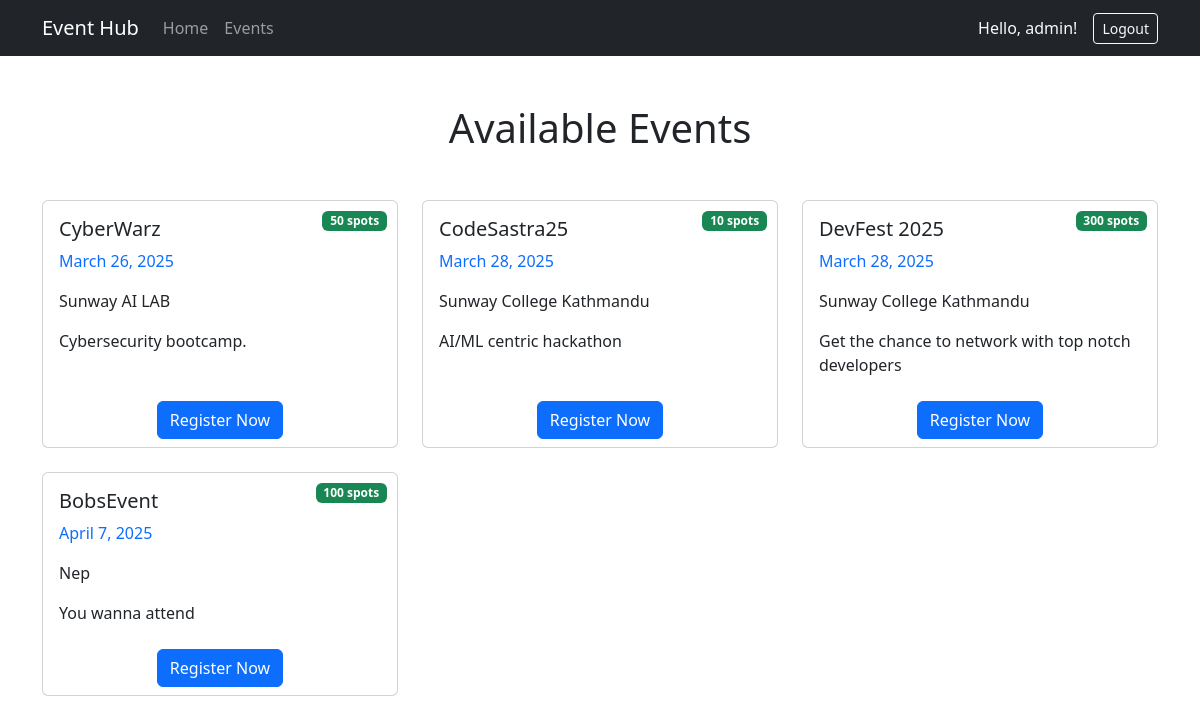
Screenshot of /event-registration/ (signed in) with the database file from the repository.
### events/models.py (models this page shows, shortened)
class Event(models.Model):
    title = models.CharField(max_length=200)
    description = models.TextField()
    date = models.DateTimeField(default=timezone.now)
    location = models.CharField(max_length=200)
    capacity = models.PositiveBigIntegerField()
    created_by = models.ForeignKey(User, on_delete=models.CASCADE, related_name='created_events')
    created_at = models.DateTimeField(auto_now_add=True)
    updated_at = models.DateTimeField(auto_now=True)
    @property
    def spots_left(self):
        from event_registration.models import Registration
        registered = Registration.objects.filter(event=self).count()
        return max(0, self.capacity - registered)
    @property
    def is_full(self):
        return self.spots_left == 0

### event_registration/views.py (the view)
# urls.py: path('', views.event_list, name='event_list'),
def event_list(request):
    events = Event.objects.all().order_by("date")
    return render(request, "event_registration/event_list.html", {"events": events})

### event_registration/templates/event_registration/event_list.html (shortened to what this page needs)
<!DOCTYPE html>
<html lang="en">
<head>
    <link href="https://cdn.jsdelivr.net/npm/bootstrap@5.3.0/dist/css/bootstrap.min.css" rel="stylesheet">
</head>
<body>
    {% include 'navbar.html' %}
    <div class="container py-5">
        <h1 class="text-center mb-5">Available Events</h1>
        {% if events %}
            <div class="row row-cols-1 row-cols-md-2 row-cols-lg-3 g-4">
                {% for event in events %}
                    <div class="col">
                        <div class="card event-card h-100">
                            {% if event.is_full %}
                                <span class="badge bg-danger capacity-badge">Full</span>
                            {% else %}
                                <span class="badge bg-success capacity-badge">{{ event.capacity }} spots</span>
                            {% endif %}
                            <div class="card-body">
                                <h5 class="card-title">{{ event.title }}</h5>
                                <p class="card-text event-date">
                                     {{ event.date|date:"F j, Y" }}
                                </p>
                                <p class="card-text">
                                     {{ event.location }}
                                </p>
                                <p class="card-text">{{ event.description|truncatechars:100 }}</p>
                            </div>
                            <div class="card-footer text-center">
                                {% if event.is_full %}
                                    <button class="btn btn-secondary" disabled>Event Full</button>
                                {% else %}
                                    <a href="{% url 'register_event' event.id %}" class="btn btn-primary">Register Now</a>
                                {% endif %}
                            </div>
                        </div>
                    </div>
                {% endfor %}
            </div>
        {% else %}
            <div class="text-center">
                <p class="lead">No events available at the moment.</p>
                <a href="{% url 'eventlandingPage' %}" class="btn btn-outline-primary">Return to Home</a>
            </div>
        {% endif %}
    </div>
</body>
</html>

### templates/navbar.html (shortened to what this page needs)
<nav class="navbar navbar-expand-lg navbar-dark bg-dark">
  <div class="container">
    <a class="navbar-brand" href="{% url 'eventlandingPage' %}">Event Hub</a>
    <div class="collapse navbar-collapse" id="navbarNav">
      <ul class="navbar-nav me-auto">
        <li class="nav-item">
          <a class="nav-link" href="{% url 'eventlandingPage' %}">Home</a>
        </li>
        <li class="nav-item">
          <a class="nav-link" href="{% url 'postEvents' %}">Events</a>
        </li>
      </ul>
      <ul class="navbar-nav align-items-center">
        {% if user.is_authenticated %}
          <li class="nav-item me-3">
            <span class="text-light">Hello, {{ user.username }}!</span>
          </li>
          <li class="nav-item">
            <form method="POST" action="{% url 'logout' %}" class="m-0">
              <button type="submit" class="btn btn-outline-light btn-sm">Logout</button>
            </form>
          </li>
        {% endif %}
      </ul>
    </div>
  </div>
</nav>

### event_registration/templates/event_registration/event_list.html (style rules this page uses)
.event-card { transition: transform 0.3s; height: 100%; }
.card-footer { background-color: transparent; border-top: none; }
.event-date { color: #0d6efd; font-weight: 500; }
.capacity-badge { position: absolute; top: 10px; right: 10px; }

### rows the page displays
Event: capacity "50", title "CyberWarz", date "March 26, 2025", location "Sunway AI LAB", description "Cybersecurity bootcamp.", shows "Register Now"
Event: capacity "10", title "CodeSastra25", date "March 28, 2025", location "Sunway College Kathmandu", description "AI/ML centric hackathon", shows "Register Now"
Event: capacity "300", title "DevFest 2025", date "March 28, 2025", location "Sunway College Kathmandu", description "Get the chance to network with top notch developers", shows "Register Now"
Event: capacity "100", title "BobsEvent", date "April 7, 2025", location "Nep", description "You wanna attend", shows "Register Now"

### other values shown
{{ user.username }} "admin"
